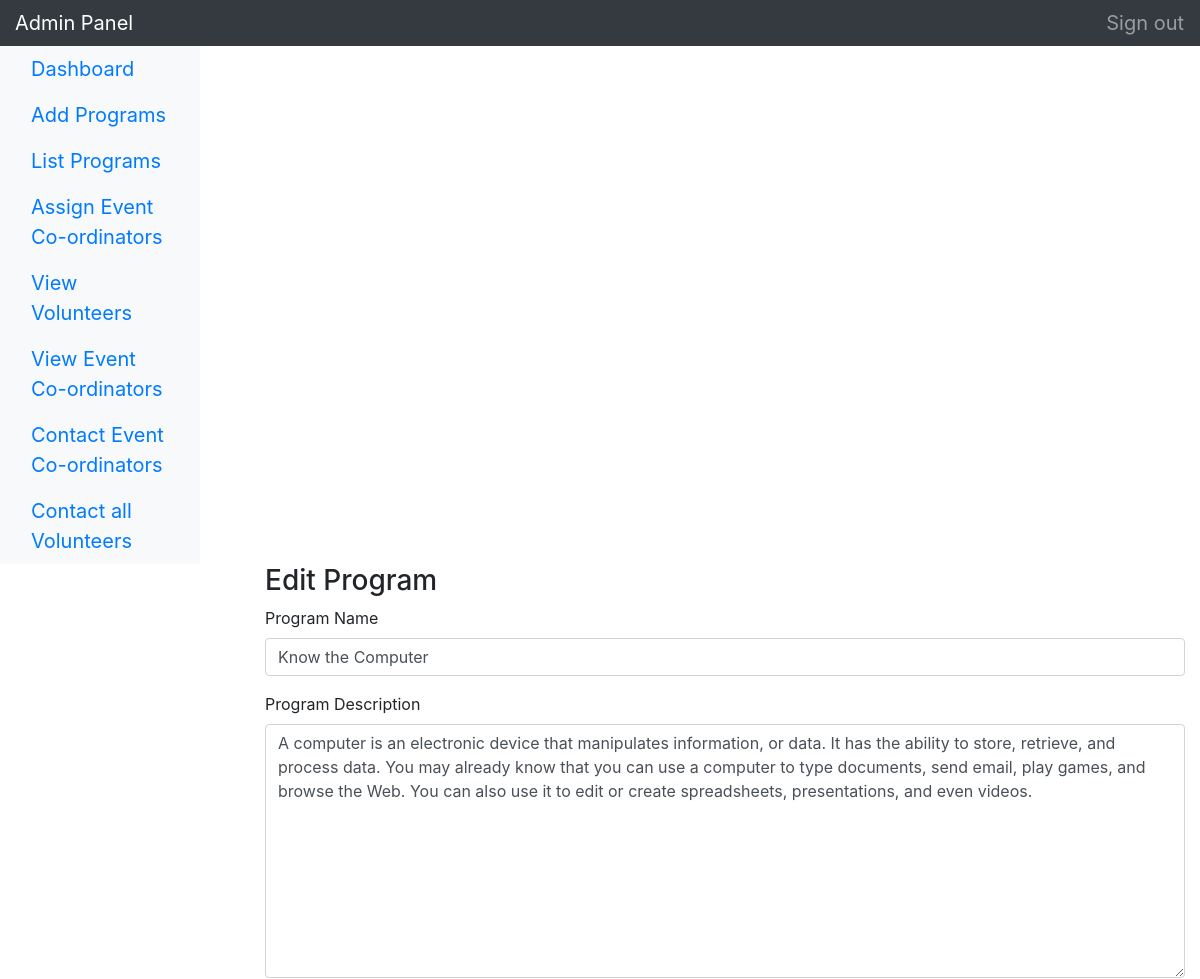
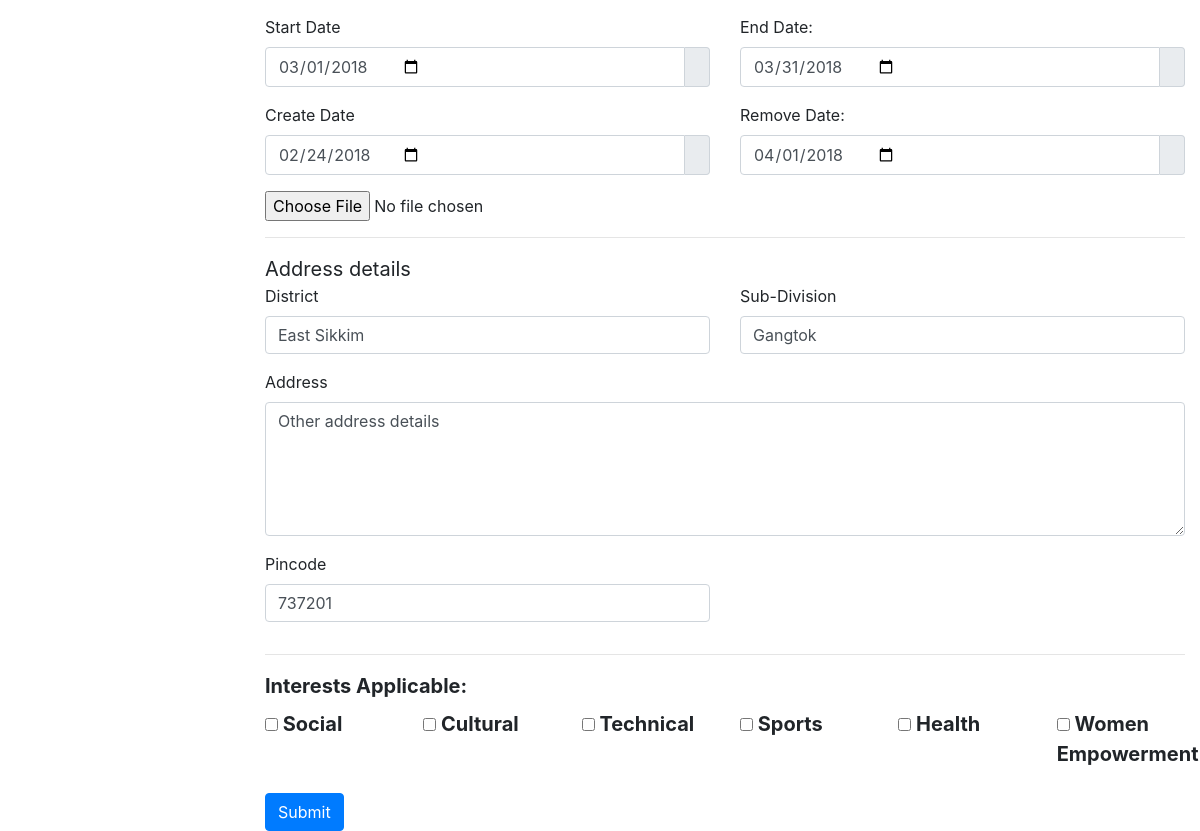
/AdminPanel/manage/editPage.php?id=5 (signed in), run on the app's committed database (2 pictures, top to bottom).
### tables this page shows
CREATE TABLE `event` (
  `eid` int(10) NOT NULL,
  `ename` varchar(250) NOT NULL,
  `description` text NOT NULL,
  `overview` text NOT NULL,
  `district` varchar(250) NOT NULL,
  `subdivision` varchar(250) NOT NULL,
  `block` text NOT NULL,
  `address` varchar(320) NOT NULL,
  `pincode10` int(10) NOT NULL,
  `cid` int(10) NOT NULL,
  `createdate` date NOT NULL,
  `removedate` date NOT NULL,
  `startdate` date NOT NULL,
  `enddate` date NOT NULL,
  `social` tinyint(1) NOT NULL,
  `technical` tinyint(1) NOT NULL,
  `cultural` tinyint(1) NOT NULL,
  `womenempowerment` tinyint(1) NOT NULL,
  `sports` tinyint(1) NOT NULL,
  `health` tinyint(1) NOT NULL,
  `image` longblob NOT NULL
);

### AdminPanel/manage/page/pageClass.php (called while the page is built, shortened)
<?php
class pageClass extends connectionClass{
    public function particularPage($id){
        $select="select * from event where eid='$id'";
        $result= $this->query($select) or die($this->error);
        $count=$result->num_rows;
        if($count<1)
        {
            return"There is no row";
        }
        else{
            return $row=$result->fetch_array(1);
        }
    }
}
?>

### AdminPanel/manage/editPage.php (the view, shortened to what this page needs)
<?php
include_once './page/pageclass.php';
$pageClass= new pageClass();
$id=$_GET["id"];
$pageDetails=$pageClass->particularPage($id);
?>
<!DOCTYPE html>
<html lang="en">
  <head>
    <link href="http://getbootstrap.com/dist/css/bootstrap.min.css" rel="stylesheet">
    <link href="http://getbootstrap.com/docs/4.0/examples/dashboard/dashboard.css" rel="stylesheet">
  </head>
  <body>
    <nav class="navbar navbar-dark sticky-top bg-dark flex-md-nowrap p-0">
      <a class="navbar-brand col-sm-3 col-md-2 mr-0" href="#">Admin Panel</a>
      <ul class="navbar-nav px-3">
        <li class="nav-item text-nowrap">
          <a class="nav-link" href="logout.php">Sign out</a>
        </li>
      </ul>
    </nav>
    <div class="container-fluid">
      <div class="row">
        <nav class="col-md-2 d-none d-md-block bg-light sidebar">
          <div class="sidebar-sticky">
            <ul class="nav flex-column">
              <li class="nav-item">
                <a class="nav-link active" href="#">
                  Dashboard <span class="sr-only">(current)</span>
                </a>
              </li>
              <li class="nav-item">
                <a class="nav-link" href="addPage.php">
                  Add Programs
                </a>
              </li>
              <li class="nav-item">
                <a class="nav-link" href="listPage.php">
                  List Programs
                </a>
              </li>
              <li class="nav-item">
                <a class="nav-link" href="#">
                  Assign Event Co-ordinators
                </a>
              </li>
              <li class="nav-item">
                <a class="nav-link" href="view-volunteers.php">
                  View Volunteers
                </a></li>
              <li class="nav-item">
                <a class="nav-link" href="view-coordinators.php">
                  View Event Co-ordinators
                </a>
              </li>
              <li class="nav-item">
                <a class="nav-link" href="coordinatorsms.php">
                  Contact Event Co-ordinators
                </a>
              </li>
              <li class="nav-item">
                <a class="nav-link" href="eventsms.php">
             Contact all Volunteers
                </a>
              </li>
              </ul>
           </div>
        </nav>
    <div class="container" style="margin-left: 250px;">
        <h3>Edit Program</h3>
        <form method="post" action="<?php echo $_SERVER["PHP_SELF"]."?id=$id"; ?>">
        <div class="form-group">
          <label for="example1">Program Name</label>
          <input type="text" class="form-control" id="example1" value="<?php echo $pageDetails['ename']; ?>" name="PageName"  placeholder="Enter Page name">
        </div>
        <div class="form-group">
          <label for="example3">Program Description</label>
          <textarea class="form-control" id="example3" name="Pagedetails" placeholder="Enter Page Description" rows="10"><?php echo $pageDetails['description']; ?></textarea>
        </div>
        <div class="row">
            <div class="col-md-6 col-sm-6 col-xs-12">
                <div class="form-group ">
                    <label class="control-label " for="date">
                    Start Date
                    </label>
                    <div class="input-group">
                        <input class="form-control" id="date" name="Sdate"  type="date" value="<?php echo $pageDetails['startdate']; ?>">
                        <div class="input-group-addon">
                        </div>
                    </div>
                </div>
            </div>
            <div class="col-md-6 col-sm-6 col-xs-12">
                <div class="form-group ">
                    <label class="control-label " for="date">
                    End Date:
                    </label>
                    <div class="input-group">
                        <input class="form-control" id="date" name="Edate"  type="date" value="<?php echo $pageDetails['enddate']; ?>">
                        <div class="input-group-addon">
                        </div>
                    </div>
                </div>
            </div>
        </div>
               <div class="row">
            <div class="col-md-6 col-sm-6 col-xs-12">
                <div class="form-group ">
                    <label class="control-label " for="date">
                    Create Date
                    </label>
                    <div class="input-group">
                        <input class="form-control" id="date" name="Cdate"  type="date" value="<?php echo $pageDetails['createdate']; ?>">
                        <div class="input-group-addon">
                        </div>
                    </div>
                </div>
            </div>
            <div class="col-md-6 col-sm-6 col-xs-12">
                <div class="form-group ">
                    <label class="control-label " for="date">
                    Remove Date:
                    </label>
                    <div class="input-group">
                        <input class="form-control" id="date" name="Rdate"  type="date" value="<?php echo $pageDetails['removedate']; ?>">
                        <div class="input-group-addon">
                        </div>
                    </div>
                </div>
            </div>
        </div>
        <input type="file" name="image" id="image" />
         <br />
         <hr>
        <span style="font-size: 20px">Address details</br></span>
        <div class="row">
        <div class="col-md-6 col-sm-6 col-xs-12">
        <div class="form-group">
        <label for="example1">District</label>
        <input type="text" class="form-control" id="example1" value="<?php echo $pageDetails['district']; ?>" name="District" placeholder="Enter District">
        </div>
        </div>
        <div class="col-md-6 col-sm-6 col-xs-12">
        <div class="form-group">
        <label for="example1">Sub-Division</label>
        <input type="text" class="form-control" id="example1" value="<?php echo $pageDetails['subdivision']; ?>" name="Subdivision" placeholder="Enter Sub-Division">
        </div>
        </div>
        </div>
        <div class="row">
        <div class="col-sm-12">
        <div class="form-group">
        <label for="addr">Address</label>
        <textarea class="form-control" id="addr" name="address" placeholder="address" rows="5"><?php echo $pageDetails['address']; ?></textarea>
        </div>
        </div>
        </div>
        <div class="row">
        <div class="col-md-6 col-sm-6 col-xs-12">
        <div class="form-group">
            <label for="pin">Pincode</label>
            <input type="number" class="form-control" id="pin" value="<?php echo $pageDetails['pincode10']; ?>" name="pin"  placeholder="Enter Pinnumber" min="737101" max="737139">
        </div>
        </div>
        </div>
        <hr>
        <div class="form-group">
        <label for="" class="control-label"><b>Interests Applicable:</b></label>
        <div class="row">
        <div class="col-sm-2">
        <label class="checkbox-inline">
        <input type="checkbox" name="check_list[]" id="social" value="social"><b>&nbspSocial</b>
        </label>
        </div>
        <div class="col-sm-2">
        <label class="checkbox-inline">
        <input type="checkbox" name="check_list[]" id="cultural" value="cultural"><b>&nbspCultural</b>
        </label>
        </div>
        <div class="col-sm-2">
        <label class="checkbox-inline">
        <input type="checkbox" name="check_list[]" id="tech" value="tech"><b>&nbspTechnical</b>
        </label>
        </div>
        <div class="col-sm-2">
        <label class="checkbox-inline">
        <input type="checkbox" name="check_list[]" id="sports" value="sports"><b>&nbspSports</b>
        </label>
        </div>
        <div class="col-sm-2">
        <label class="checkbox-inline">
        <input type="checkbox" name="check_list[]" id="health" value="health"><b>&nbspHealth</b>
        </label>
        </div>
        <div class="col-sm-2">
        <label class="checkbox-inline">
        <input type="checkbox" name="check_list[]" id="womenempowerment" value="womenempowerment"><b>&nbspWomen Empowerment</b>
        </label>
        </div>
        </div>
        </div>
            <button type="submit" name="submit" class="btn btn-primary">Submit</button>
      </form>
    </div>
  </body>
</html>

### AdminPanel/manage/editPage.php (style rules this page uses)
li a, b { font-size: 20px; }

### data on the page
event: PageName "Know the Computer", Pagedetails "A computer is an electronic device that manipulates information, or data. It has the ability to store, retrieve, and process data. You may already know that you can use a computer to type documents, send email, play games, and browse the Web. You can also use it to edit or create spreadsheets, presentations, and even videos.", Sdate "03/01/2018", Edate "03/31/2018", Cdate "02/24/2018", Rdate "04/01/2018", District "East Sikkim", Subdivision "Gangtok", address "Other address details", pin "737201"
